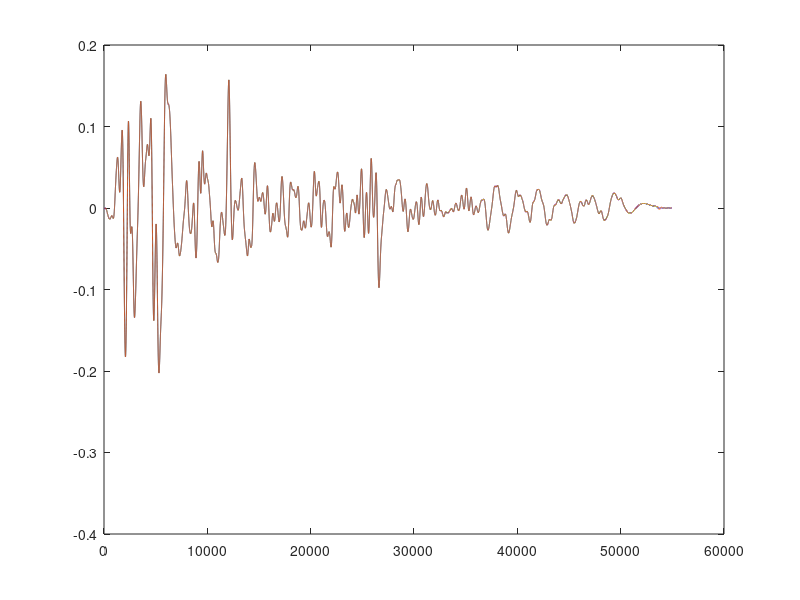

This chart was generated by the following MATLAB code:
clear

load("ACC_el.mat");

M = [2 0 0;
    0 1.5 0
    0 0 1];
K = 600* [5 -2 0;
    -2 3 -1;
    0 -1 1];
C = 0.05 * M + 0.025 * K;
dt = 0.001;

dofs = length(M);
diagM = diag(M);
dt = 0.001;
Ke=M/(dt^2)+((C)/(2*dt));                       
a = K - (2 * M) / (dt)^2;
b=M/dt^2 - C/(2*dt);
u = zeros(dofs , length(ACC_el));
v = zeros(dofs , length(ACC_el));
ac = zeros(dofs , length(ACC_el));
jiazaiweizhi = ones(length(M), 1);

for i = 2 : length(ACC_el)
    PP = -ACC_el(i,2) * 9.8 * diagM  - a * u(: , i) - b * u(: , i-1);
    u(:,i+1)=Ke \ PP;                            
    v(: , i) = (u(: , i+1) - u(: , i-1)) / (dt*2);
    ac(: , i) = (u(: , i+1) - 2 * u(: , i) + u(: , i-1)) / (dt^2);
end
plot(u(3,1:54950)+ACC_el(:,4)');hold on;

for i = 2 : length(ACC_el)
    PP = (K * (ACC_el(i,4) * jiazaiweizhi) + C * (ACC_el(i,3) * jiazaiweizhi)) - a * u(: , i) - b * u(: , i-1);
    u(:,i+1)=Ke \ PP;                            
    v(: , i) = (u(: , i+1) - u(: , i-1)) / (dt*2);
    ac(: , i) = (u(: , i+1) - 2 * u(: , i) + u(: , i-1)) / (dt^2);
end
plot(u(3,:));

